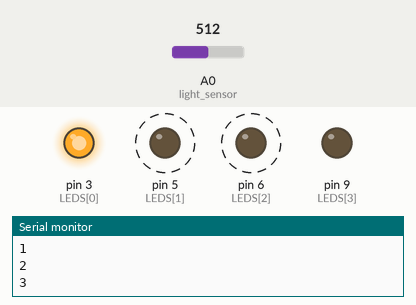
A sketch run on a simulated Arduino Uno, built with avr-gcc and run on an emulated ATmega328P. On the bench: output pins drawn as LEDs (lit = HIGH), the last lines printed to the serial monitor. Dashed ring = blinking. Inputs (shaded band) come from the test bench; at power-on: A0 (light_sensor) = 512.

Above: at 1.2 s.
1.3 s: A0 (light_sensor) set to 5
At 1.95 s:
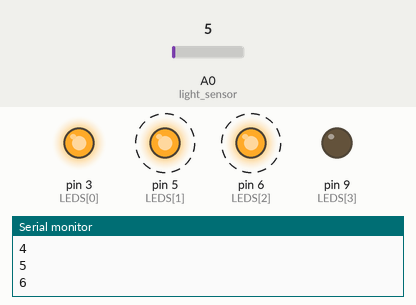
4.3 s: A0 (light_sensor) set to 2
At 5.3 s:
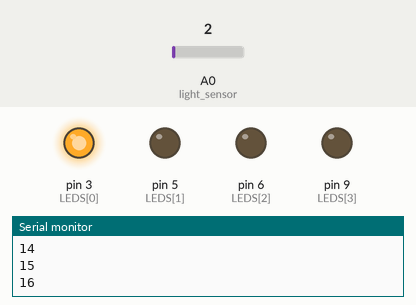
5.9 s: A0 (light_sensor) set to 40
At 6.35 s:
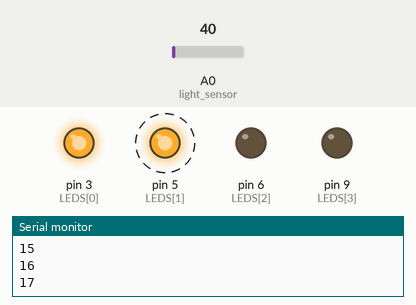
8.9 s: A0 (light_sensor) set to 0
At 9.8 s:
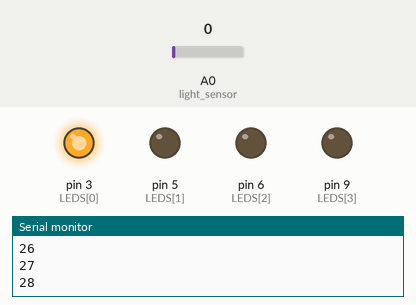
10.5 s: A0 (light_sensor) set to 122
At 12.16 s:
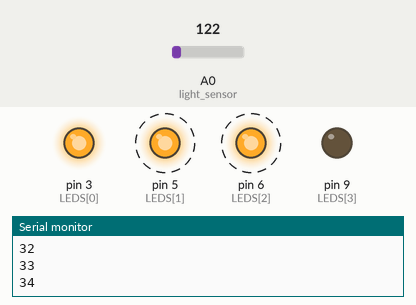
Timing chart, 0 to 19.8 s (numbered marks = the images above; inputs shaded):
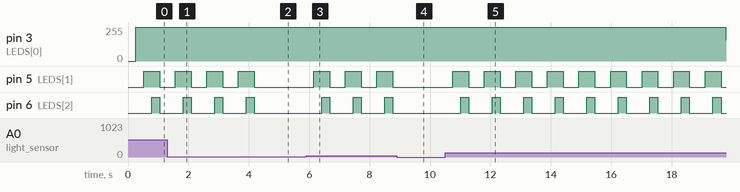

The sketch:

LED_sequential_lightsensor.ino
```cpp
//array of LEDS

int LEDS[4] = {3, 5, 6, 9};

//int button = 13;
//int button2 = 12;

int cnt = 0;
const int light_sensor = A0;

int sensorhigh = 108;
int sensorlow = 0;


void setup() {
  Serial.begin(9600);

  for (int i = 0; i < 4; i++) {
    pinMode(LEDS[i], OUTPUT);
    Serial.println("ready");
  }
  pinMode(light_sensor, INPUT);
}

void loop() {
  float reading = map(analogRead(light_sensor), sensorlow, sensorhigh, 0, 1024);

  if (reading > 30) {
    if (cnt % 4 == 0) {
      for (int a = 0; a < 4; a++) {
        digitalWrite(LEDS[a], LOW);
      }
    }
    //using example for fade
    for (int fadeValue = 0 ; fadeValue <= 255; fadeValue += 5) {
      // sets the value (range from 0 to 255):
      analogWrite(LEDS[abs(cnt) % 4], fadeValue);
      // wait for 30 milliseconds to see the dimming effect
      delay(5);
    }
    Serial.println(cnt);
    cnt++;

  }
}
```

Measured:
- the behaviour switches between 4 and 3 on A0 (light_sensor) (found by bisection; images 1 and 2)
- after the input at 1.3 s, pin 3 (LEDS[0]): stays 255/255 (without the input it goes to 120/255 after 3.0 s)
- after the input at 4.3 s, pin 5 (LEDS[1]): stays LOW (without the input it goes to HIGH after 0.39 s); pin 6 (LEDS[2]): stays LOW (without the input it goes to HIGH after 0.65 s)
- after the input at 5.9 s, pin 5 (LEDS[1]): alternates HIGH for 0.53 s and LOW for 0.52 s, starting after 0.26 s; pin 6 (LEDS[2]): alternates HIGH for 0.27 s and LOW for 0.78 s, starting after 0.52 s
- after the input at 8.9 s, pin 5 (LEDS[1]): stays LOW (without the input it goes to HIGH after 0.39 s); pin 6 (LEDS[2]): stays LOW (without the input it goes to HIGH after 0.65 s)
- after the input at 10.5 s, pin 3 (LEDS[0]): 255/255 → 160/255 after 9.3 s; pin 5 (LEDS[1]): alternates HIGH for 0.53 s and LOW for 0.52 s, starting after 0.26 s; pin 6 (LEDS[2]): alternates HIGH for 0.27 s and LOW for 0.78 s, starting after 0.52 s
- by itself, pin 5 (LEDS[1]): alternates HIGH for 0.53 s and LOW for 0.52 s
- by itself, pin 6 (LEDS[2]): alternates HIGH for 0.27 s and LOW for 0.78 s
